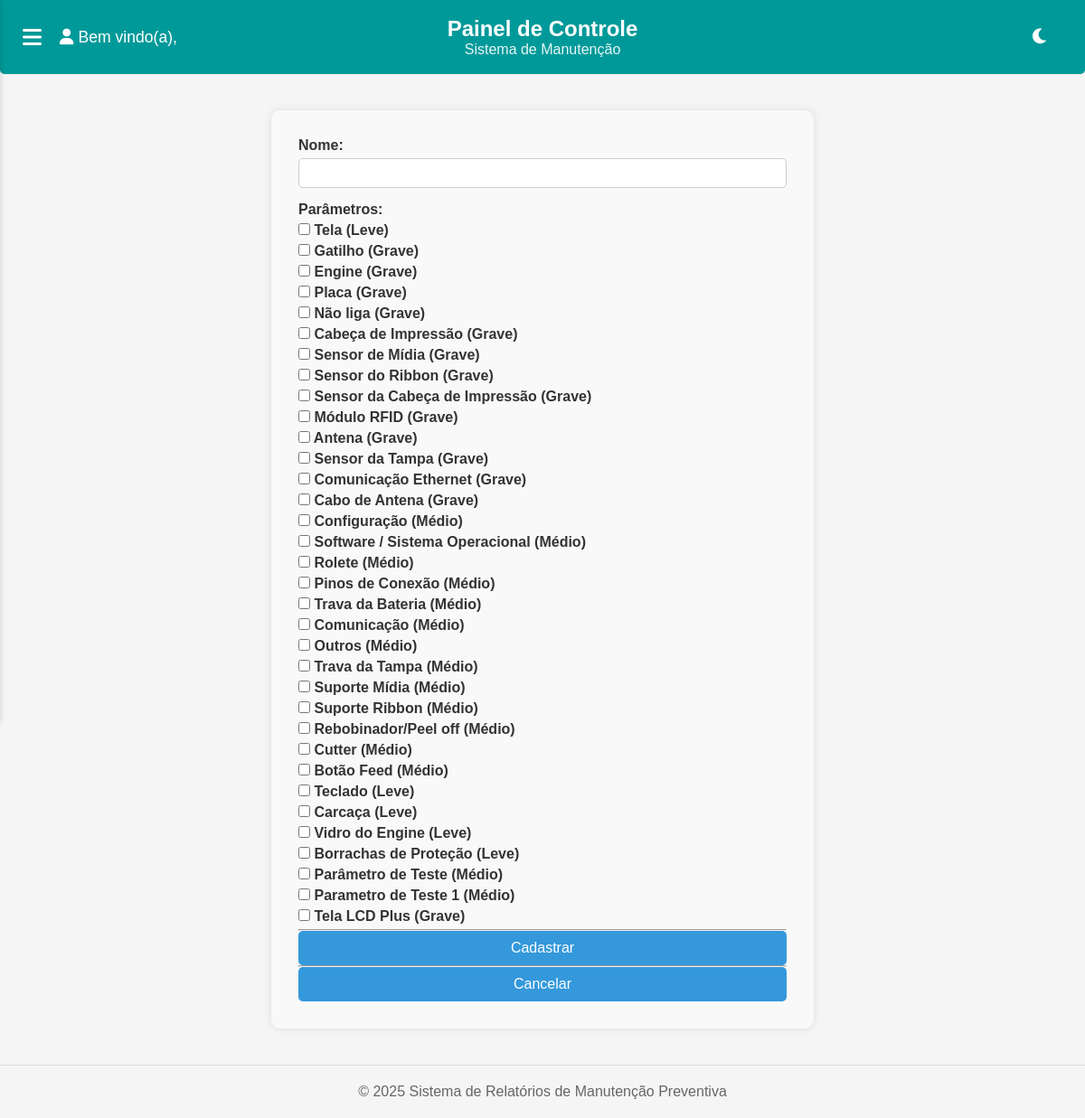
/equipamentos/categorias/cadastrar/, run on the app's committed database.
### equipamentos/models.py (models this page shows, shortened)
class ParametroEquipamento(models.Model):
    nome = models.CharField(max_length=100, unique=True)
    GRAVIDADES = (
        ('leve', 'Leve'),
        ('medio', 'Médio'),
        ('grave', 'Grave'),
    )
    gravidade = models.CharField(max_length=10, choices=GRAVIDADES)
    avaliacao_ajuda = models.TextField(
        blank=True,
        verbose_name="Como avaliar",
        help_text="Descreva como o analista deve avaliar este parâmetro."
    )

### equipamentos/views.py (the view, shortened to what this page needs)
# urls.py: path('categorias/cadastrar/', views.cadastrar_categoria, name='cadastrar_categoria'),
def cadastrar_categoria(request):
    parametros = ParametroEquipamento.objects.all()
    return render(request, 'categorias/cadastrar_categoria.html', {'parametros': parametros})

### equipamentos/templates/categorias/cadastrar_categoria.html (shortened to what this page needs)
{% extends 'base.html' %}
{% load static %}
{% block extrahead %}
    <link rel="stylesheet" href="{% static 'css/usuario.css' %}">
{% endblock %}
{% block content %}
<div class="form-container">
    <form method="post">
        <label for="nome">Nome:</label>
        <input type="text" id="nome" name="nome" required>
        <label>Parâmetros:</label>
        <div class="checkbox-group">
            {% for parametro in parametros %}
                <div class="checkbox-item">
                    <label>
                        <input type="checkbox" name="parametros" value="{{ parametro.id }}">
                        {{ parametro.nome }} ({{ parametro.get_gravidade_display }})
                    </label>
                </div>
            {% endfor %}
        </div>
        <hr>
        <button type="submit">Cadastrar</button>
        <hr>
        <a href="{% url 'equipamentos:listar_categorias' %}">
            <button type="button">Cancelar</button>
        </a>
    </form>
</div>
{% endblock %}

### static/css/global.css (style rules this page uses)
* { margin: 0; padding: 0; box-sizing: border-box; font-family: Arial, sans-serif; }
:root { --primary-color: #009999; --secondary-color: #008080; --background-color: #f5f5f5; --card-background: white; --subcard-background: #f0f0f0; --text-color: #333; --text-secondary: #666; }
body { background-color: var(--background-color); color: var(--text-color); min-height: 100vh; margin: 0; display: flex; flex-direction: column; }
label { color: var(--text-color); }
input[type="text"], input[type="date"], input[type="email"], input[type="tel"], input[type="password"], textarea, select { background-color: var(--card-background); color: var(--text-color); border-color: var(--text-secondary); }
button { background-color: #009999; color: white; border: none; padding: 10px 20px; border-radius: 5px; cursor: pointer; font-size: 14px; transition: all 0.3s ease; }

### static/css/usuario.css (style rules this page uses)
.form-container { max-width: 600px; margin: 40px auto; background-color: #f9f9f9; padding: 30px; border-radius: 10px; box-shadow: 0 0 10px rgba(0, 0, 0, 0.1); }
.form-container label { display: block; margin-bottom: 5px; font-weight: bold; }
.form-container input[type="text"], .form-container input[type="email"], .form-container input[type="file"], .form-container select { width: 100%; padding: 8px 10px; margin-bottom: 15px; border: 1px solid #ccc; border-radius: 5px; }
.form-container button { width: 100%; padding: 10px; background-color: #3498db; border: none; color: white; font-size: 16px; border-radius: 5px; cursor: pointer; }

### data on the page
ParametroEquipamento: nome "Tela", gravidade "Leve"
ParametroEquipamento: nome "Gatilho", gravidade "Grave"
ParametroEquipamento: nome "Engine", gravidade "Grave"
ParametroEquipamento: nome "Placa", gravidade "Grave"
ParametroEquipamento: nome "Não liga", gravidade "Grave"
ParametroEquipamento: nome "Cabeça de Impressão", gravidade "Grave"
ParametroEquipamento: nome "Sensor de Mídia", gravidade "Grave"
ParametroEquipamento: nome "Sensor do Ribbon", gravidade "Grave"
ParametroEquipamento: nome "Sensor da Cabeça de Impressão", gravidade "Grave"
ParametroEquipamento: nome "Módulo RFID", gravidade "Grave"
ParametroEquipamento: nome "Antena", gravidade "Grave"
ParametroEquipamento: nome "Sensor da Tampa", gravidade "Grave"
ParametroEquipamento: nome "Comunicação Ethernet", gravidade "Grave"
ParametroEquipamento: nome "Cabo de Antena", gravidade "Grave"
ParametroEquipamento: nome "Configuração", gravidade "Médio"
ParametroEquipamento: nome "Software / Sistema Operacional", gravidade "Médio"
ParametroEquipamento: nome "Rolete", gravidade "Médio"
ParametroEquipamento: nome "Pinos de Conexão", gravidade "Médio"
ParametroEquipamento: nome "Trava da Bateria", gravidade "Médio"
ParametroEquipamento: nome "Comunicação", gravidade "Médio"
ParametroEquipamento: nome "Outros", gravidade "Médio"
ParametroEquipamento: nome "Trava da Tampa", gravidade "Médio"
ParametroEquipamento: nome "Suporte Mídia", gravidade "Médio"
ParametroEquipamento: nome "Suporte Ribbon", gravidade "Médio"
ParametroEquipamento: nome "Rebobinador/Peel off", gravidade "Médio"
ParametroEquipamento: nome "Cutter", gravidade "Médio"
ParametroEquipamento: nome "Botão Feed", gravidade "Médio"
ParametroEquipamento: nome "Teclado", gravidade "Leve"
ParametroEquipamento: nome "Carcaça", gravidade "Leve"
ParametroEquipamento: nome "Vidro do Engine", gravidade "Leve"
ParametroEquipamento: nome "Borrachas de Proteção", gravidade "Leve"
ParametroEquipamento: nome "Parâmetro de Teste", gravidade "Médio"
ParametroEquipamento: nome "Parametro de Teste 1", gravidade "Médio"
ParametroEquipamento: nome "Tela LCD Plus", gravidade "Grave"
